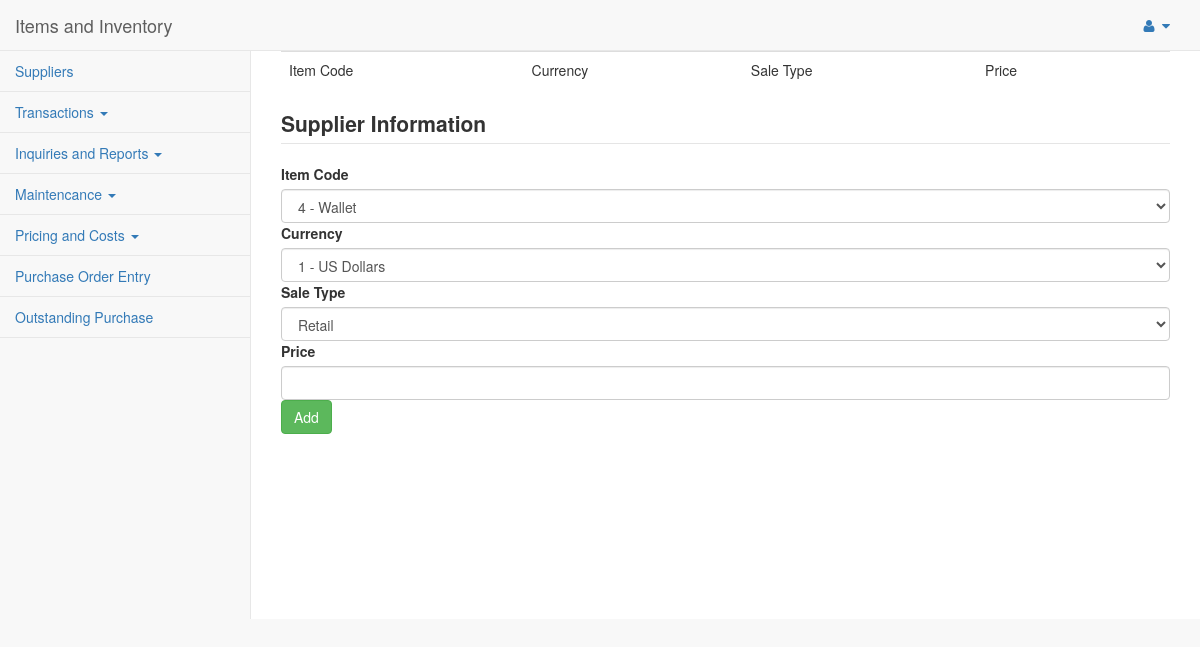
Before: /pages/salepricing.php with the older database file.
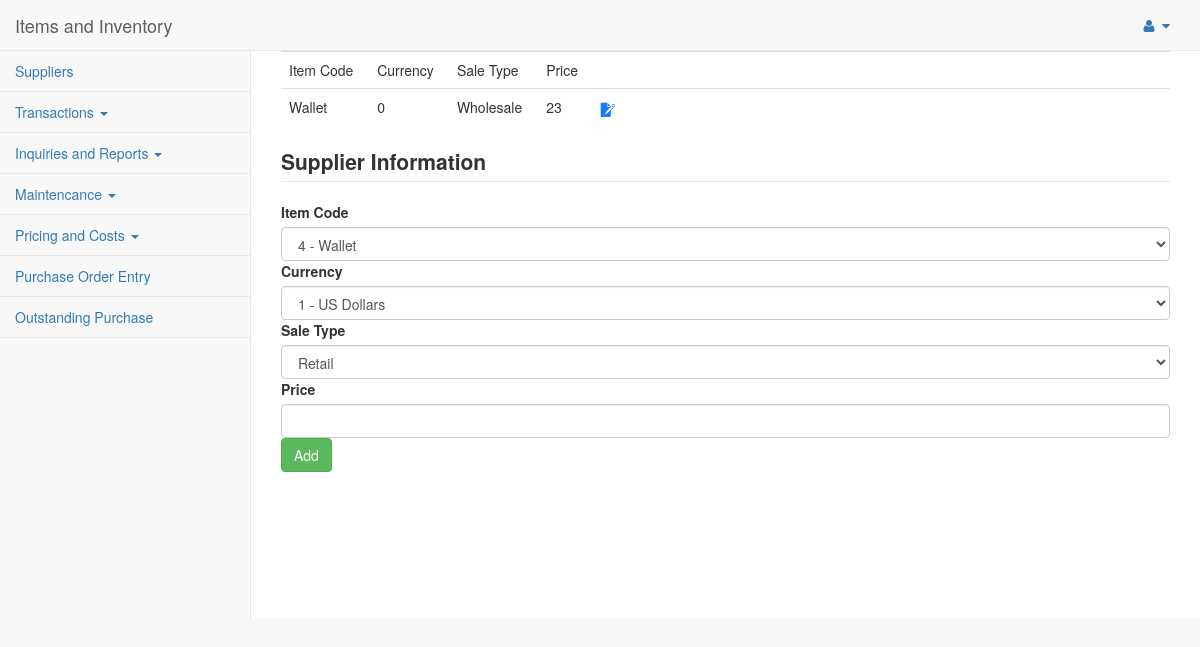
After: the same page with the newer database file.
### tables this page shows
CREATE TABLE IF NOT EXISTS `sales_pricing` (
  `id` int(10) NOT NULL AUTO_INCREMENT,
  `item_code` varchar(20) NOT NULL,
  `currency` int(20) NOT NULL,
  `sale_type` varchar(20) NOT NULL,
  `price` int(20) NOT NULL,
  PRIMARY KEY (`id`)
);

### pages/process.php (called while the page is built, shortened)
<?php
function viewCurrencies($conn){
	$sql="SELECT * FROM opt_currency";
	$result=mysqli_query($conn, $sql);
	return $result;
}
function viewItems($conn){
	$sql="SELECT * FROM item";
	$result=mysqli_query($conn, $sql);
	return $result;
}
function viewSalesPricing($conn){
	$sql="SELECT * FROM sales_pricing";
	$result=mysqli_query($conn, $sql);
	return $result;
}
?>

### pages/salepricing.php (the view, shortened to what this page needs)
        <?php
        	include('header.php');
        	include('process.php');
        	$conn1 = connect();
        	$result = viewSalesPricing($conn1);
        	$result2 = viewItems($conn1);
        	$result3 = viewCurrencies($conn1);
        ?>
        <div id="page-wrapper">
         <div class="table-responsive">
         	<table class="table">
         		<tr>
         			<td>Item Code</td>
         			<td>Currency</td>
         			<td>Sale Type</td>
         			<td>Price</td>
         			<td></td>
         		</tr>
         		<?php
         			while($row=mysqli_fetch_assoc($result)){
         		?>
         		<tr>
         			<td><?=$row['item_code']?></td>
         			<td><?=$row['currency']?></td>
         			<td><?=$row['sale_type']?></td>
         			<td><?=$row['price']?></td>
                    <td><a href="<?php echo "salepricingedit.php?id=".$row['id']?>"><img src="../images/edit.png" width="3%"></a></td>
         		</tr>
         		<?php
     				}
         		?>
         	</table>
         </div>
         <legend><label>Supplier Information</label></legend>
         <form method="POST">
         <label>Item Code</label>
       <select class="form-control" name="item_code">
  		  		  <?php
  		  while($row=mysqli_fetch_assoc($result2)){
	  		  ?>
   		       <option value="<?=$row['name']?>"><?=$row['id']?> - <?=$row['name']?></option>
    	   <?php
	       } ?>
        </select>
    <label>Currency</label>
   		<select class="form-control" name="currency">
  		  <?php
  		  while($row=mysqli_fetch_assoc($result3)){
	  		  ?>
   		       <option value="<?=$row['id']?>"><?=$row['id']?> - <?=$row['name']?></option>
    	   <?php
	       } ?>
        </select>
         <label>Sale Type</label>
         <select class="form-control" name="sale_type">
  		  		<option value="Retail">Retail</option>
        </select>
         <label>Price</label>
         <input type="text" class="form-control" name="price">
         <input type="submit" class="btn btn-success" value="Add" name="add">
        </form>
       </div>
    </div>
<?php
 include('footer.php');
?>

Changed rows visible on the page:
added sales_pricing: item_code "Wallet", currency "0", sale_type "Wholesale", price "23"
